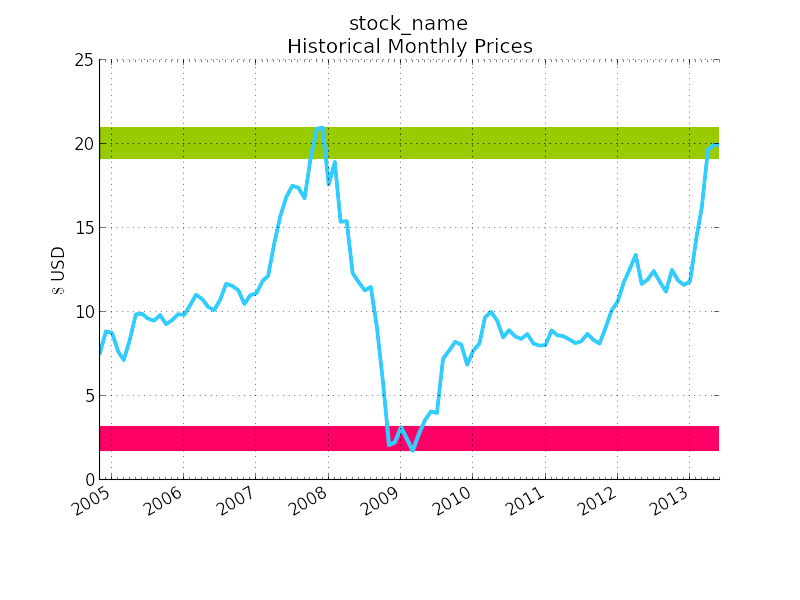

The Python source for this figure:
__author__ = 'Curtis and Dimitar and Shawn'
__email__ = "[email redacted]"

__copyright__ = "2014 Susan Sim"
__license__ = "MIT License"

__status__ = "Prototype"

#!/usr/bin/env python

"""
Creates a line graph out of .json stock histories and marks the six best and six worst months
"""

import numpy as np
import matplotlib.pyplot as plt
import matplotlib.dates as mdates
import matplotlib.patches as mpatches
import mining
import datetime

years = mdates.YearLocator()   # every year
months = mdates.MonthLocator()  # every month
yearsFmt = mdates.DateFormatter('%Y')

# gets the lists from mining's StockMiner class and makes them into lists
best_months = mining.StockMiner('GOOG', 'data/GOOG.json').six_best_months()
worst_months = mining.StockMiner('GOOG', 'data/GOOG.json').six_worst_months()
monthly_averages_list = mining .StockMiner('GOOG', 'data/GOOG.json').get_monthly_averages_list()

# Some empty lists for storage
best_stock_prices = []
best_stock_dates = []
worst_stock_prices = []
worst_stock_dates = []
monthly_prices = []
monthly_dates = []
datetime_list = []


def sort_stock_results(best_months_list, worst_months_list, monthly_list):
    """
    Takes the results of StockMiner's lists and organizes the contents into variables for graphing
    :param best_months_list: the return of mining.best_six_months, tuples of the best performing stock dates/prices
    :param worst_months_list: the return of mining.worst_six_months, tuples of the worst performing stock dates/prices
    :param monthly_list: the return of mining.monthly_averages, tuples of the entire historical data set
    :return: returns a whole bunch of lists of semi-organized data
    """
    for datum in best_months:
        best_stock_dates.append(datum[0])
        best_stock_prices.append(datum[1])

    for datum in worst_months:
        worst_stock_dates.append(datum[0])
        worst_stock_prices.append(datum[1])

    for datum in monthly_averages_list:
        monthly_dates.append(datum[0])
        monthly_prices.append(datum[1])

#runs the functions to get the proper lists
sort_stock_results(best_months, worst_months, monthly_averages_list)


def format_dates(dates_str_list):
    """
    Takes the date strs and creates them as datetime objects
    :param dates_str_list: a list of strs representing
    :return:  datetime_list: a list of datetime objects
    """
    for date in dates_str_list:
        datetime_list.append(datetime.datetime.strptime(date, "%Y/%m").date())

format_dates(monthly_dates)

# sets the parametres of the graph to be plotted
fig, ax = plt.subplots()
x_len = len(monthly_prices)
index = np.arange(x_len)

# Plots the actual graph out of the above lists
stock_line = plt.plot(datetime_list, monthly_prices, color='#33CCFF', linewidth=3.0, linestyle='-')
# Demarcates the fields of best and worst performing months
plt.axhspan(ymin=min(best_stock_prices), ymax=max(best_stock_prices), xmin=0, xmax=1, color='#99CC00')
green_best = mpatches.Patch(color='#99CC00')
plt.axhspan(ymin=min(worst_stock_prices), ymax=max(worst_stock_prices), xmin=0, xmax=1, color='#FF0066')
red_worst = mpatches.Patch(color='#FF0066')


# all the labelling, ticks based on dates, and some style stuff
ax.set_title("stock_name" + '\nHistorical Monthly Prices')
ax.spines["right"].set_visible(False)
ax.spines["top"].set_visible(False)
ax.set_ylabel("$\$$ USD")
ax.xaxis.set_major_locator(years)
ax.xaxis.set_major_formatter(yearsFmt)
ax.xaxis.set_minor_locator(months)
# makes sure the x axis is is as long as the data
datemin = min(datetime_list)
datemax = max(datetime_list)
ax.set_xlim(datemin, datemax)


box = ax.get_position()
ax.set_position([box.x0, box.y0 + box.height * 0.1,
                 box.width, box.height * 0.9])

# Put a legend below current axis
# ax.legend([stock_line, green_best, red_worst], ['Stock Price', 'Best Months', 'Worst Months'],
#           bbox_to_anchor=(0., 1.02, 1., .102), loc=8,
#            ncol=3, mode="expand", borderaxespad=0.)
#           #   loc='upper center', bbox_to_anchor=(0.5, -0.05),
#           # fancybox=True, shadow=False, ncol=3)


# sets the display parametres for mouseover (x = time, y = price)
def price(x): return '$%1.2f'%x
ax.format_xdata = mdates.DateFormatter('%Y/%m')
ax.format_ydata = price

ax.grid(True)

fig.autofmt_xdate()
fig.savefig('stock_line.png', transparent=True)
plt.show()
